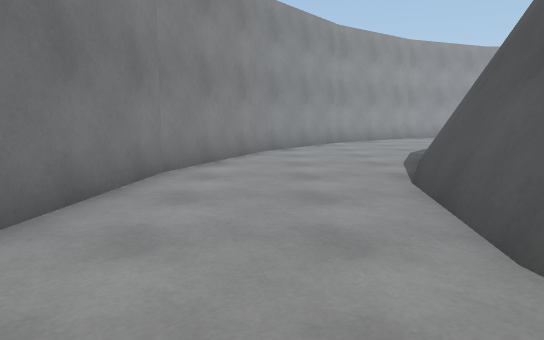
[1] (above)

16 first-person views from a walk through a Unity game level. The camera is 1.2 m above the floor, tilts 8° down and sees 70° across. The floor is counted in squares, 1 m on a side. Each view is taken from the middle of a square. On the plan, view 1 faces up. The plan holds only what a view shows up to about 15 squares ahead; the rest is blank. The place goes on beyond the plan. Some animated figures are not drawn.

[2]
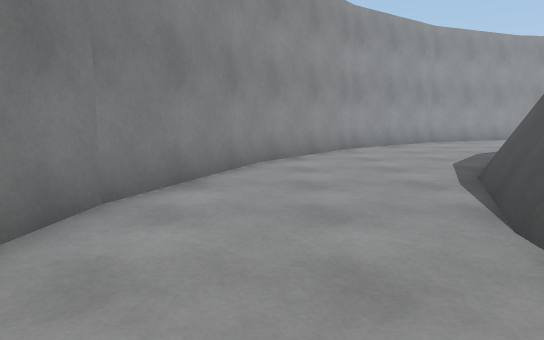

[3]
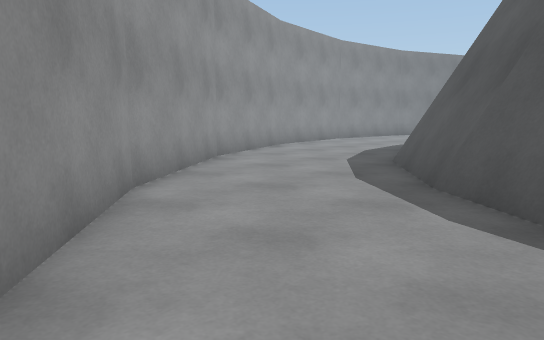

[4]
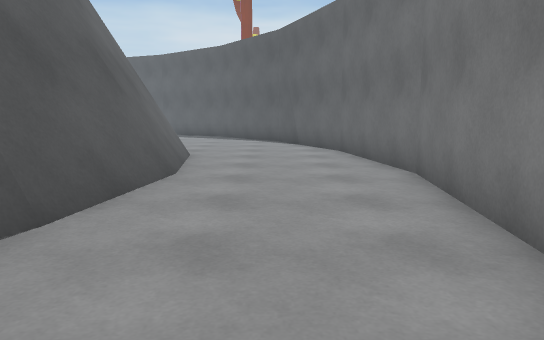

[5]
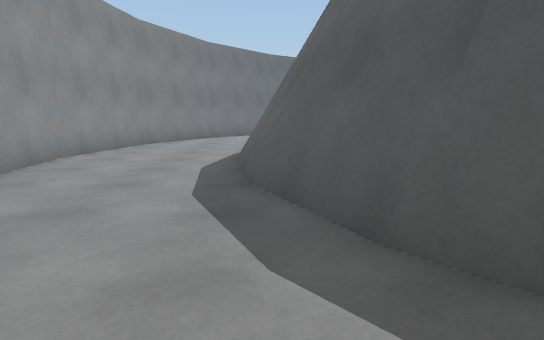

[6]
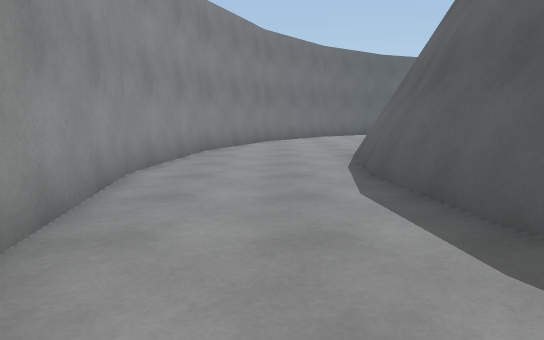

[7]
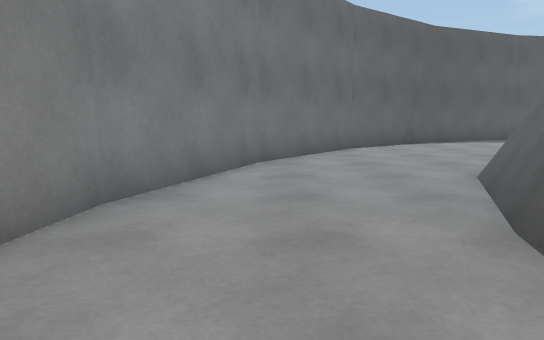

[8]
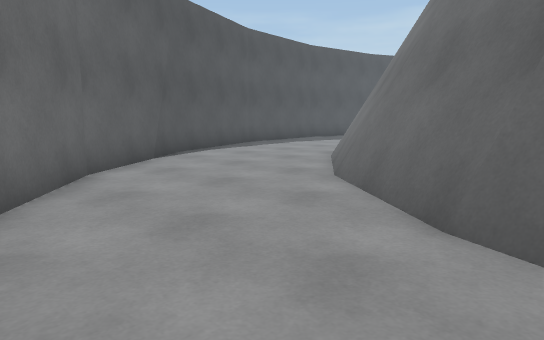

[9]
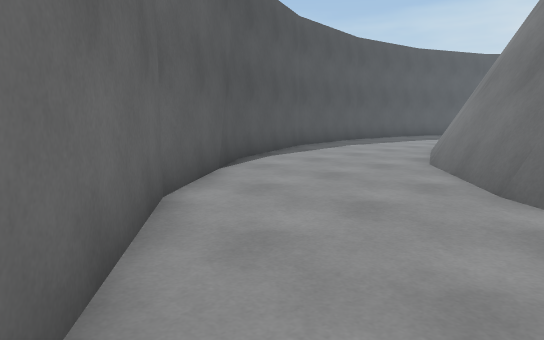

[10]
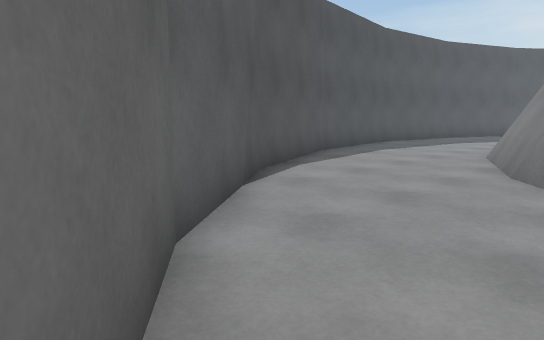

[11]
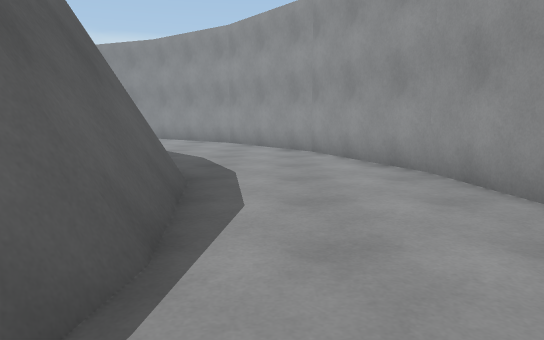

[12]
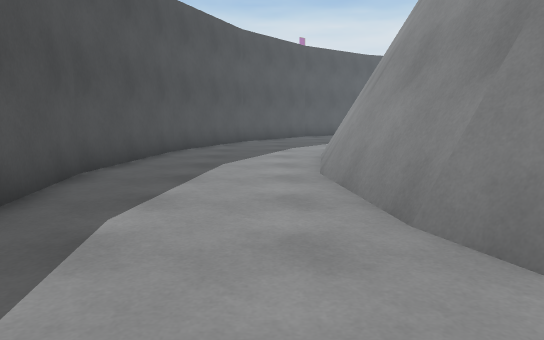

[13]
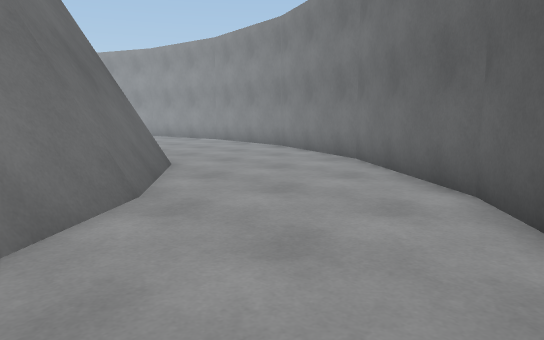

[14]
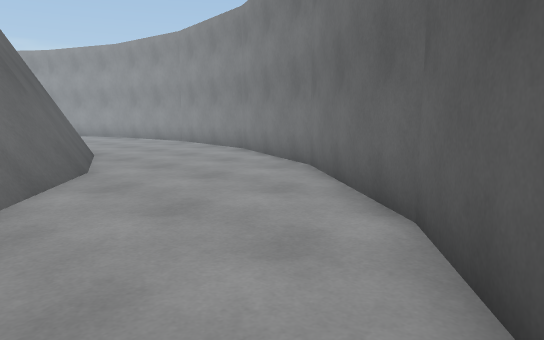

[15]
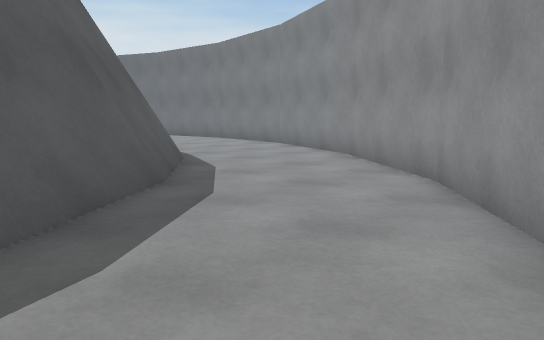

[16]
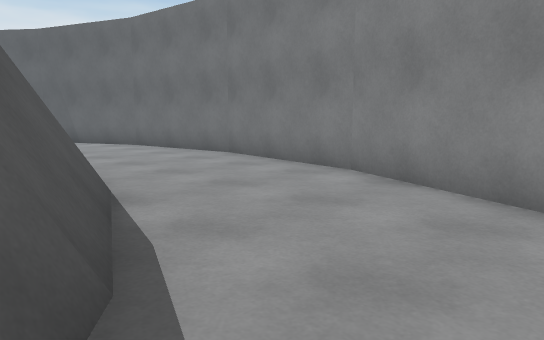

### Floor plan
Points are (right, up) in squares from view 1. A wall is a line through its corners. A room is listed if a view was taken in it or the views show most of it. See-through windows are left out.
Room 1 (views 1, 2, 3, 4, 5, 6, 7, 8, 9, 10, 11, 12, 13, 14, 15, 16)
walls: (16.9, 17.4) (20.7, 16.9) (24.3, 15.4); (13.3, 16.8) (17.1, 17.3); (17, 17.2) (20.7, 16.7); (13.3, 16.5) (17, 17); (18.1, 16.9) (20.2, 16.6); (11.9, 22.3) (6.9, 20.3); (17.1, 23) (11.8, 22.3); (9.7, 15.5) (13.3, 16.9) (17.1, 17.4); (20.7, 16.6) (24.2, 15.2); (9.8, 15.2) (13.4, 16.7); (7.1, 20.4) (2.8, 17.1); (22.2, 22.3) (17, 23); (24.1, 15.5) (27.2, 13.2); (7, 12.9) (10, 15.1) (13.4, 16.6); (24.1, 15.3) (27, 13) (29.3, 10.1); (6.9, 13) (10, 15.4); (2.9, 17.2) (-0.4, 12.9); (27.1, 20.3) (22.1, 22.3); (4.8, 10) (7.1, 13); (4.6, 10.2) (6.8, 13.2) (9.9, 15.5); (27.1, 13.1) (29.4, 10.2) (30.9, 6.6); (28.5, 10.9) (29.2, 10); (-0.3, 13.1) (-2.3, 8.1); (31.2, 17.1) (27, 20.3); (3.4, 6.6) (4.2, 8.4); (29.3, 10.2) (30.8, 6.6); (3.3, 6.6) (4.7, 10.1) (6.5, 12.5); (3.1, 6.7) (4.5, 10.3); (30.1, 7.7) (30.5, 6.6); (30.6, 6.7) (31.1, 3); (30.8, 6.8) (31.3, 3) (30.8, -0.7); (2.7, 2.9) (3.2, 6.7); (2.4, 2.9) (2.9, 6.9); (-2.3, 8.2) (-3, 2.9); (31.1, 3.1) (30.8, 0.6); (3.4, -0.7) (2.9, 3) (3.4, 6.7); (3.2, -0.7) (2.7, 3); (-3, 3) (-2.3, -2.2); (36.3, 8.1) (34.3, 13) (31.1, 17.1); (-2.3, -2.1) (-1.5, -4.2); (36.3, -2.3) (37, 3) (36.3, 8.2); (35.4, -4.3) (36.3, -2.1)
low walls: (15.4, 17.6) (17, 17.8); (16.9, 17.8) (18.5, 17.6); (16.9, 17.7) (20.9, 17.1); (13.1, 17.3) (14.9, 17.5); (13.1, 17.1) (17.1, 17.6); (18.9, 17.6) (20.4, 17.4); (20.7, 17.4) (24.4, 15.8); (9.6, 15.8) (13.2, 17.4); (9.6, 15.7) (13.3, 17.2); (20.8, 17.1) (24.3, 15.6); (24.2, 15.7) (27.4, 13.3); (6.5, 13.5) (9.2, 15.6); (6.6, 13.3) (9.7, 15.7); (24.9, 15.5) (27.6, 13.5); (27.3, 13.4) (29.7, 10.2); (4.4, 10.2) (6.7, 13.3); (27.4, 13.5) (29.6, 10.8); (29.8, 10.5) (31.3, 6.8); (29.7, 10.3) (31.2, 6.7); (2.8, 6.7) (4.3, 10.4); (2.6, 6.8) (4.2, 10.4) (6.6, 13.5); (31, 6.9) (31.6, 2.9); (2.2, 3) (2.7, 6.9); (31.3, 6.9) (31.5, 5); (2.3, 1.6) (2.1, 3.1); (31.6, 4.5) (31.8, 2.9); (2.9, -0.7) (2.4, 3.1); (31.5, 3) (31, -0.7); (31.7, 3.1) (31.2, -0.7)

Where each view was taken, in squares from view 1:
view 1: 0 up, 0 right, facing up
view 2: 3 up, 0 right, facing up
view 3: 11 up, 0 right, facing up-right
view 4: 11 up, 0 right, facing down
view 5: 17 up, 6 right, facing right
view 6: 20 up, 9 right, facing right
view 7: 20 up, 17 right, facing right
view 8: 20 up, 23 right, facing down-right
view 9: 20 up, 26 right, facing down-right
view 10: 19 up, 28 right, facing down-right
view 11: 19 up, 20 right, facing left
view 12: 11 up, 33 right, facing down
view 13: 11 up, 33 right, facing up-left
view 14: 13 up, 33 right, facing up-left
view 15: 20 up, 10 right, facing down-left
view 16: 13 up, 5 right, facing down-left
